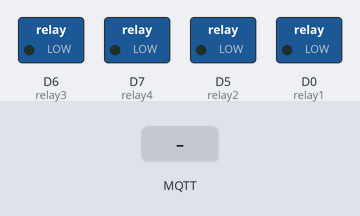
This sketch was run on a simulated ESP8266 (NodeMCU). Shown: switched loads named in the sketch (green lamp = pin HIGH). The inputs (shaded band) are chosen by the test bench. WiFi joins after 1.5 s; servers stay silent unless stated; no MQTT or app messages arrive unless stated; what the sketch prints to the serial monitor is not drawn.

Above: at 0.0 s.
At 1.9 s:
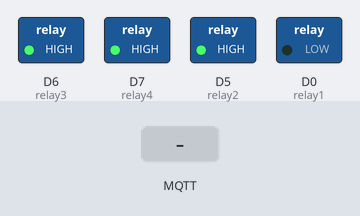
At 3.6 s:
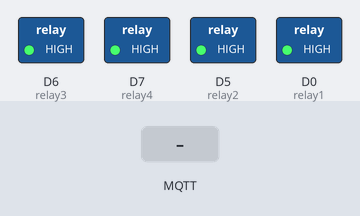
3.7 s: MQTT message "2" arrives on the first subscribed topic
5.2 s: MQTT message "90" arrives on the first subscribed topic
Timing chart, 0 to 8.2 s (numbered marks = the images above; inputs shaded):
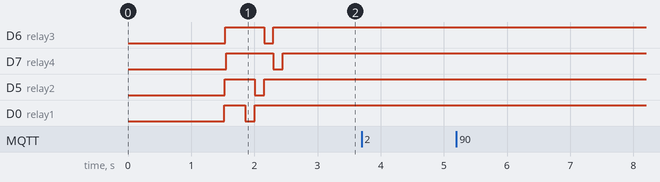

The sketch:

MQTT_SwitchNode.ino
```cpp
#include <ESP8266WiFi.h>
#include <PubSubClient.h>

const int relay1 = D0;
const int relay2 = D5;
const int relay3 = D6;
const int relay4 = D7;

// Do WiFi and MQTT stuff
const char* ssid      = "fdsafdasdf";
const char* password  = "asdfsdfdad";
const char* mqttServ  = "192.168.1.123";
const char* clientID  = "SwitchNode0_0";
const char* debugTopic= "whiskeygrid/debug";
const char* connTopic = "whiskeygrid/debug/connect";
//String callTopics      = "whiskeygrid/switch/node0_0";
const char* listenTopic= "whiskeygrid/switch/node0_0";

WiFiClient espClient;
PubSubClient client(espClient);
char msg[50];

void setup_wifi() {
  delay(10);
  // We start by connecting to a WiFi network
  Serial.println();
  Serial.print("Connecting to ");
  Serial.println(ssid);

  WiFi.begin(ssid, password);

  while (WiFi.status() != WL_CONNECTED) {
    delay(500);
    Serial.print(".");
  }

  Serial.println("");
  Serial.println("WiFi connected");
  Serial.println("IP address: ");
  Serial.println(WiFi.localIP());
}

void callback(char* topic, byte* payload, unsigned int length) {
  // Conver the incoming byte array to a string
  payload[length] = '\0'; // Null terminator used to terminate the char array
  String message = (char*)payload;
  String topicstr(topic);

  Serial.print("Message arrived on topic: [");
  Serial.print(topicstr);
  Serial.print("], ");
  Serial.println(message);

  if (length == 2) {
    int switchnr = (int)(payload[0] - '0');
    int onoroff = (int)(payload[1] - '0');
    Serial.print("Switch no.: ");
    Serial.print(switchnr);
    Serial.print(", on/off: ");
    Serial.println(onoroff);

    switch (switchnr) {
      case 1:                            //A message "31" will indicate for switch number 3 to turn on (1).
        digitalWrite(relay1, !onoroff);  //The relays are turned on by a low signal, so the 1 is turned into a 0
        break;                           //  (or vice versa) and written to the relay's digital input.
      case 2:
        digitalWrite(relay2, !onoroff);
        break;
      case 3:
        digitalWrite(relay3, !onoroff);
        break;
      case 4:
        digitalWrite(relay4, !onoroff);
        break;
      default:
        sprintf(msg, "%s, ERROR: invalid trigger received: \"%s\"", clientID, payload);
        Serial.println(msg);
        client.publish(debugTopic, msg);
        break;
    }
  } else {
    Serial.println("ERROR: invalid trigger format");
    sprintf(msg, "%s, ERROR: invalid trigger format: \"%s\"", clientID, payload);
    client.publish(debugTopic, msg);
  }
}

void reconnect() {
  int connLoseMillis = millis();
  // Loop until we're reconnected
  while (!client.connected()) {
    Serial.print("Attempting MQTT connection...");
    // Attempt to connect
    if (client.connect(clientID)) {
      Serial.println("connected");
      // Once connected, publish an announcement...
      int connectMillis = millis();
      float lostSeconds = (connectMillis - connLoseMillis) / 1000;
      char lostSecStr[6];
      dtostrf(lostSeconds, 1, 1, lostSecStr);
      sprintf(msg, "%s (re)connected after %ss", clientID, lostSecStr);
      client.publish(connTopic, msg);
      Serial.println(msg);
      // ... and resubscribe
      client.subscribe(listenTopic);
    } else {
      Serial.print("failed, rc=");
      Serial.print(client.state());
      Serial.println(" try again in 5 seconds");
      // Wait 5 seconds before retrying
      delay(5000);
    }
  }
}

void setup() {
  Serial.begin(115200);
  setup_wifi();
  client.setServer(mqttServ, 1883);
  client.setCallback(callback);
  pinMode(D0, OUTPUT);
  digitalWrite(D0, LOW);
  delay(10);
  digitalWrite(D0, HIGH);
  pinMode(D5, OUTPUT);
  digitalWrite(D5, LOW);
  delay(10);
  digitalWrite(D5, HIGH);
  pinMode(D6, OUTPUT);
  digitalWrite(D6, LOW);
  delay(10);
  digitalWrite(D6, HIGH);
  pinMode(D7, OUTPUT);
  digitalWrite(D7, LOW);
  delay(10);
  digitalWrite(D7, HIGH);

  delay(300);

  digitalWrite(D0, LOW);  //just a sign of life :)
  delay(150);
  digitalWrite(D0, HIGH);
  digitalWrite(D5, LOW);
  delay(150);
  digitalWrite(D5, HIGH);
  digitalWrite(D6, LOW);
  delay(150);
  digitalWrite(D6, HIGH);
  digitalWrite(D7, LOW);
  delay(150);
  digitalWrite(D7, HIGH);
}

void loop() {
  if (!client.connected()) {
    reconnect();
  }
  client.loop();
}
```

Measured:
- after the input at 3.7 s, every drawn part: stays the same
- after the input at 5.2 s, every drawn part: stays the same
